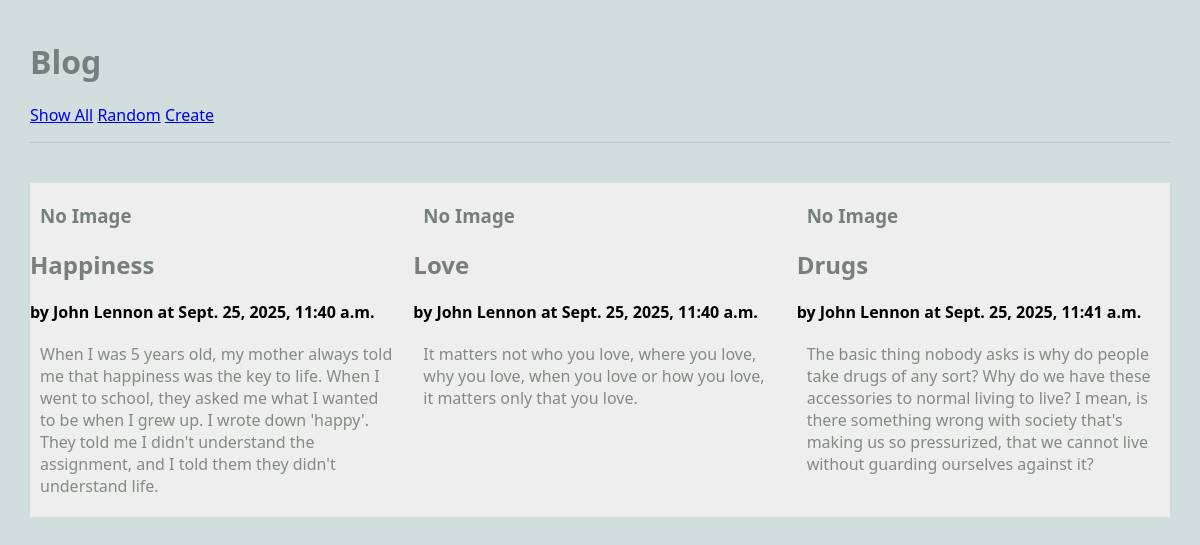
/blog/show_all, run on an earlier commit of the app's database.
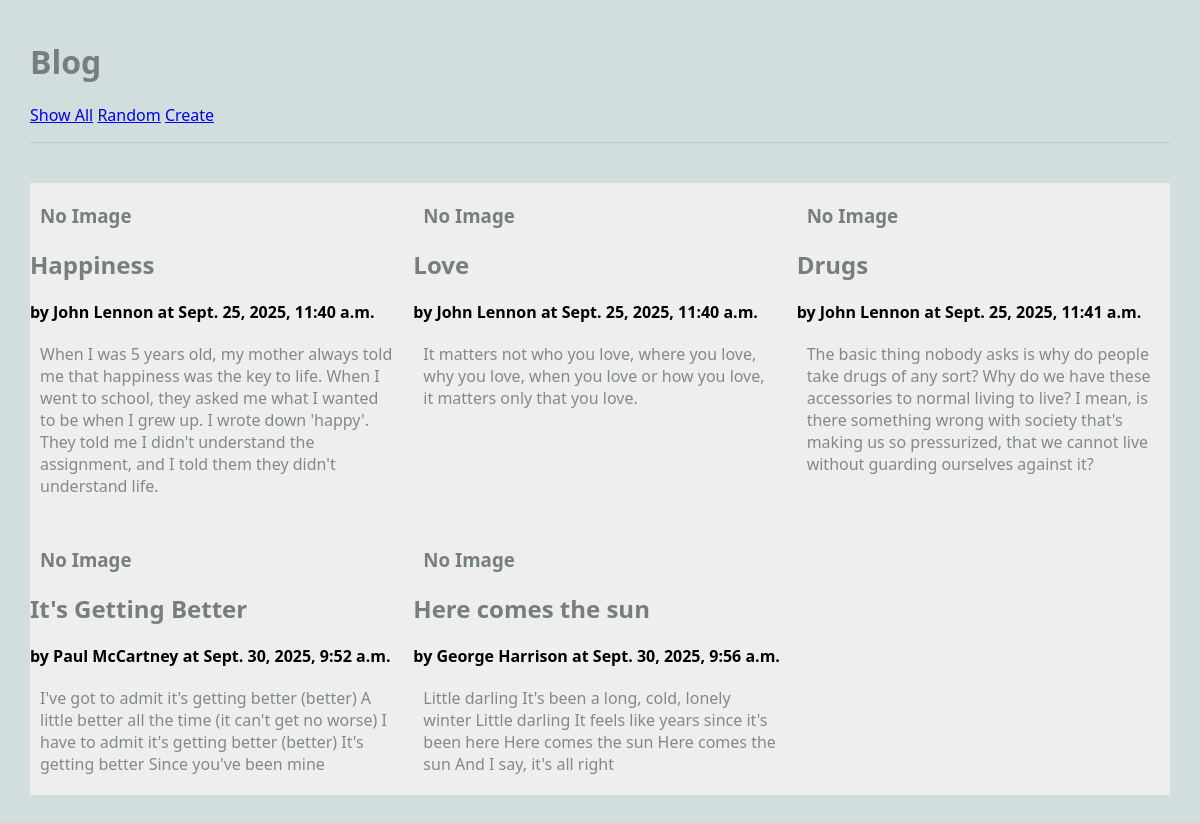
And on a later commit of the database.
### blog/models.py (models this page shows, shortened)
class Article(models.Model):
    title = models.TextField(blank=False)
    author = models.TextField(blank=False)
    text = models.TextField(blank=False)
    published = models.DateTimeField(auto_now=True)
    image_file = models.ImageField(blank=True)

### blog/views.py (the view)
# urls.py: path('show_all', ShowAllView.as_view(), name='blog/show_all'),
class ShowAllView(ListView):
    model = Article # retrieve objects of type Article from the database
    template_name = 'blog/show_all.html'
    context_object_name = 'articles'

### blog/templates/blog/show_all.html (shortened to what this page needs)
 {% extends 'blog/base.html' %}
{% block content %}
<main class="grid-container">
    {% for a in articles %}
    <article>
        {% if a.image_file %}
        <a href="{% url 'article' a.pk %}">
            <img src="{{a.image_file.url}}" alt="{{a.image_file.url}}">
        </a>
        {% else %}
        <h3>No Image</h3>
        {% endif %}
        <div>
            <h2>{{a.title}}</h2>
            <strong>by {{a.author}} at {{a.published}}</strong>
            <p>{{a.text}}</p>
        </div>
    </article>
    {% endfor %}
</main>
{% endblock %}

### blog/templates/blog/base.html (shortened to what this page needs)
{% load static %}
<html>
    <head>
        <link rel="stylesheet" href="{% static 'styles-blog.css' %}">
    </head>
    <body>
        <header>
            <h1>Blog</h1>
            <nav>
                <ul>
                    <li><a href="{% url 'blog/show_all' %}">Show All</a></li>
                    <li><a href="{% url 'random' %}">Random</a></li>
                    <li><a href="{% url 'create_article' %}">Create</a></li>
                </ul>
            </nav>
        </header>
        {% block content %}
        {% endblock %}
    </body>
</html>

### static/styles-blog.css (style rules this page uses)
body { margin: 30px; background: #d1dedd; font-family:'Segoe UI', Tahoma, Geneva, Verdana, sans-serif; }
ul, li { padding: 0px; list-style-type: none; }
h1, h2, h3 { color: #767f7e; }
p { color: #828b82; }
header { max-width: 1200px; margin: 40px auto; border-bottom: 1px solid #bbc7c7; }
.grid-container { background: #eee; max-width: 900px; display: grid; grid-template-columns: repeat(3, 1fr); grid-gap: 10px; max-width: 1200px; margin: 20px auto; }
article p, article h3 { margin: 20px 10px; }
nav li { display: inline; }

What changed in the data, as far as the page shows it:
added Article: image_file "No Image", title "It's Getting Better", author "Paul McCartney", published "Sept. 30, 2025, 9:52 a.m.", text "I've got to admit it's getting better (better) A little better all the time (it can't get no worse) I have to admit it's getting better (better) It's getting better Since you've been mine"
added Article: image_file "No Image", title "Here comes the sun", author "George Harrison", published "Sept. 30, 2025, 9:56 a.m.", text "Little darling It's been a long, cold, lonely winter Little darling It feels like years since it's been here Here comes the sun Here comes the sun And I say, it's all right"
